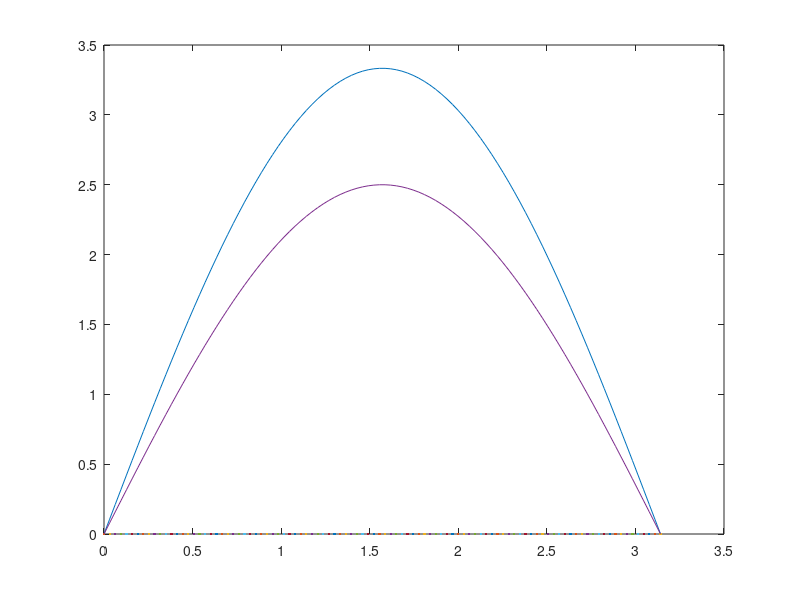

The MATLAB script that drew this image: (Note: this script raises an error after producing the figure.)
clc;
E_mag=input("Input the magnitude value of synchronous generator voltage, E_mag = ");
V=input("Input the infinite bus terminal voltage value, V = ");
Pe=input("Input the real power of synchronous generator value, Pe = ");
XL1=input("Input the line1 reactance value, XL1 = ");
XL2=input("Input the line2 reactance value, XL2 = ");
xx=input("Input the synchronous generator reactance value, xx = ");

%Prefault condition
Pm=Pe;
X1=xx+((XL1)*(XL2)/(XL1+XL2));  %equivalent reactance before fault
P1max=(E_mag*abs(V))/abs(X1);   %max value of power delivered by generator in prefault condition
delta_0=asin(Pm/P1max);          %initial operating rotor angle del_0

%During fault condition
P2=0;

%After fault(line 2 outage)
X3=xx + XL1;  %equivalent reactance after fault
P3max=(E_mag*abs(V))/abs(X3);  %max value of power delivered by generator in after fault condition

delta_max=pi-asin(Pm/P3max);
delta_cr=acos((((delta_max-delta_0)*Pm)+P3max*cos(delta_max))/P3max);
fprintf('Critical clearing rotor angle = %.4f',delta_cr);


yy=[0,Pm,Pm,0];
delta=linspace(0,pi,100);
P1=P1max*sin(delta);
P3=P3max*sin(delta);
plot(delta,P1,delta,P2,delta,P3)
hold on
yline(Pm);
xx=[delta_0,delta_0,delta_cr,delta_cr];
patch(xx,yy,'red')
hold on
basevalue=Pm;
delta_00=linspace(delta_cr,delta_max,10);
yyy=P3max*sin(delta_00);
area(delta_00,yyy,basevalue);
legend('P1','P2','P3','Pm');
xlabel('delta(rad)');
ylabel('Power generated by sync generator');
title('P-del curve');